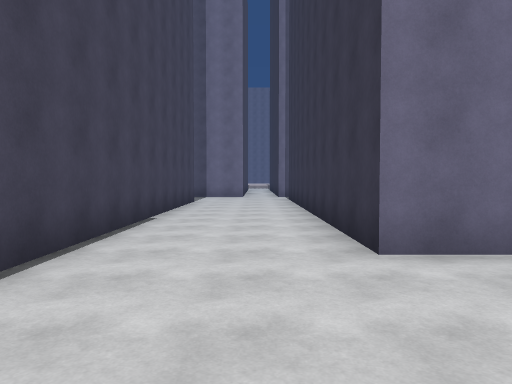
[1] (above)

24 first-person views from a walk through a scene from a Unity 3-D project. The camera is 1.5 m above the floor, tilts 2° down and sees 70° across. The floor is counted in squares, 2 m on a side. Each view is taken from the middle of a square. On the plan, view 1 faces up. The plan holds only what a view shows up to about 11 squares ahead; the rest is blank. The place goes on beyond the plan. The player character is not drawn.

[2]
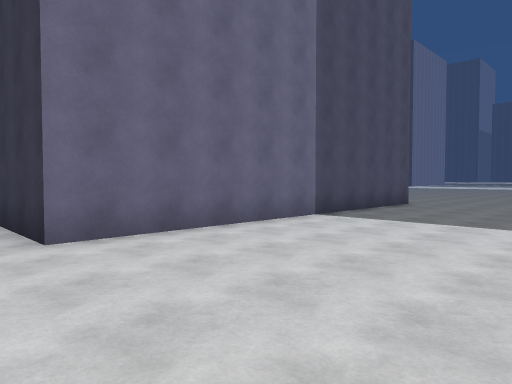

[3]
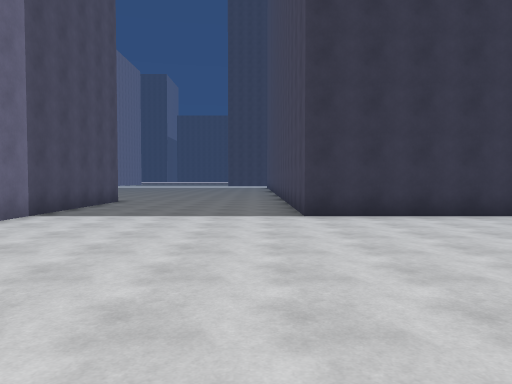

[4]
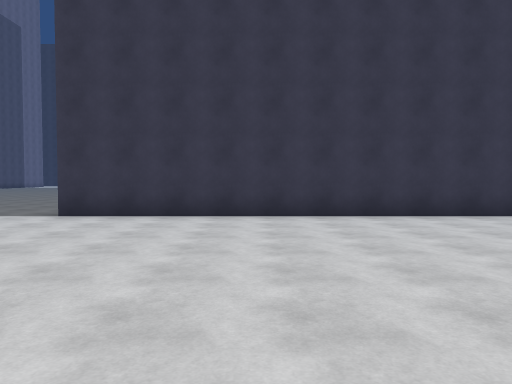

[5]
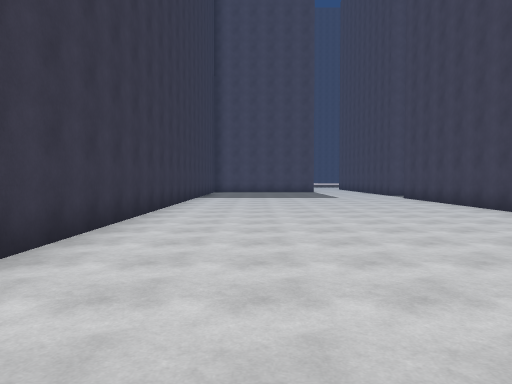

[6]
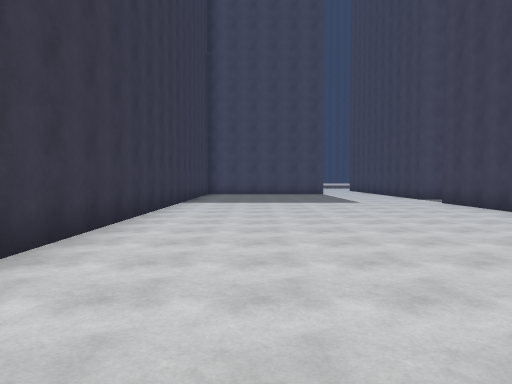

[7]
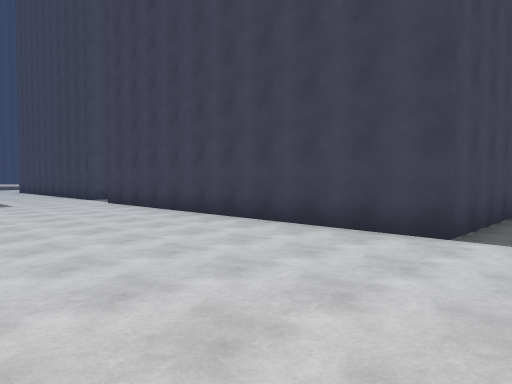

[8]
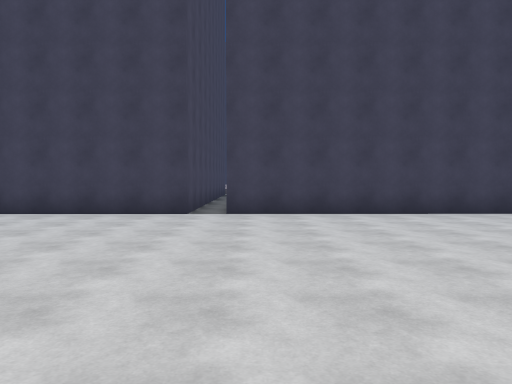

[9]
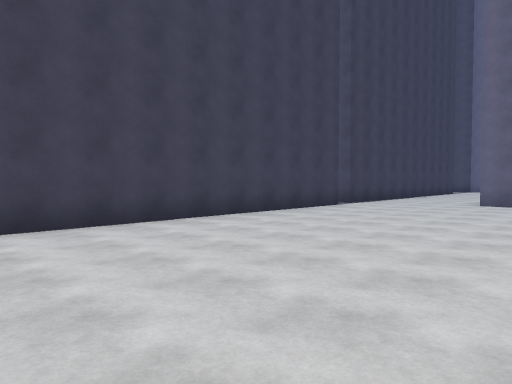

[10]
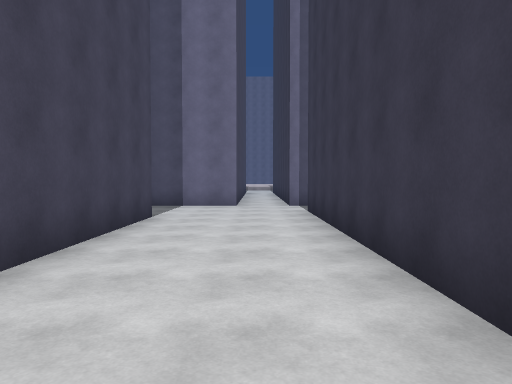

[11]
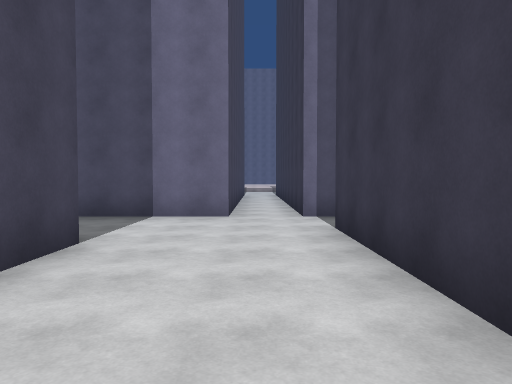

[12]
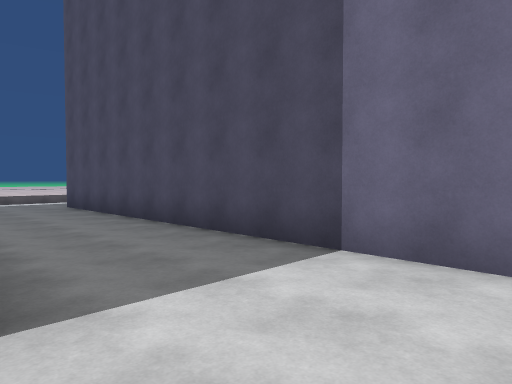

[13]
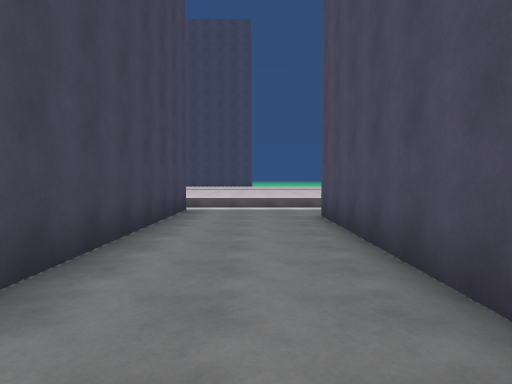

[14]
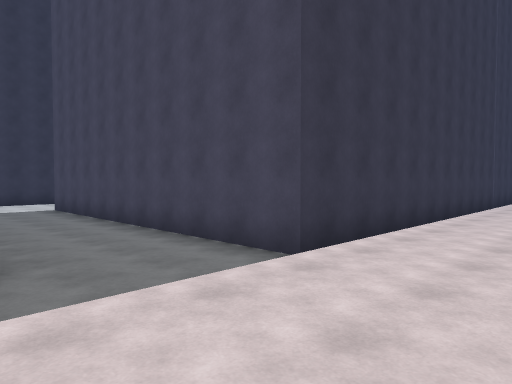

[15]
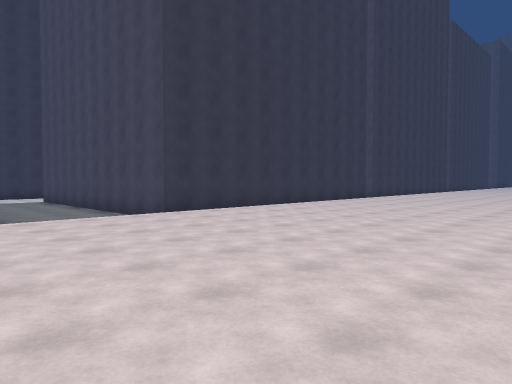

[16]
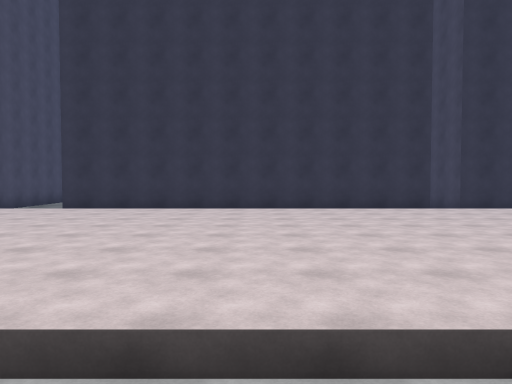

[17]
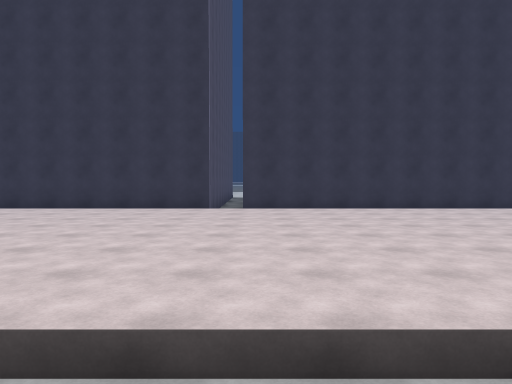

[18]
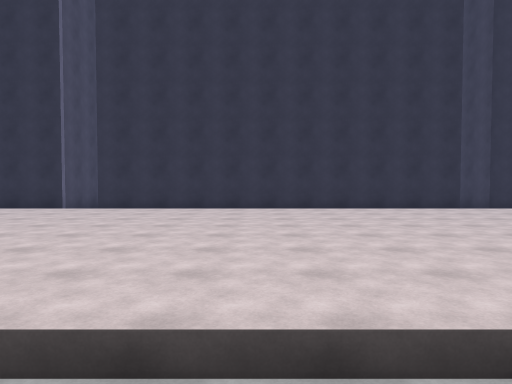

[19]
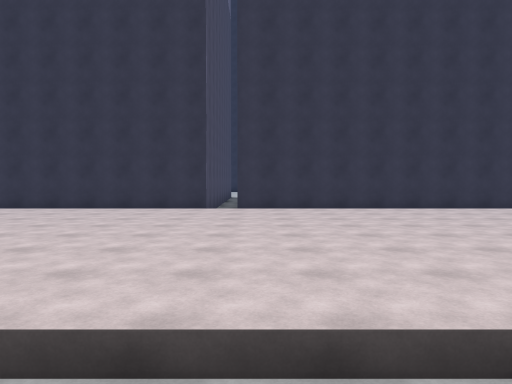

[20]
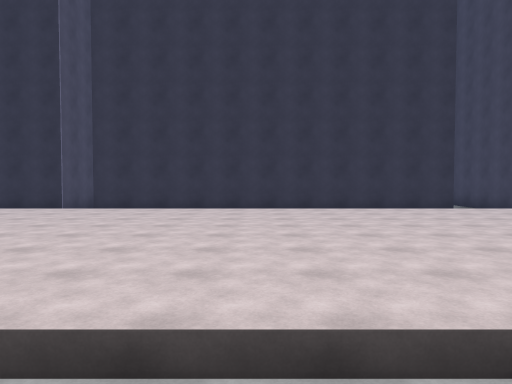

[21]
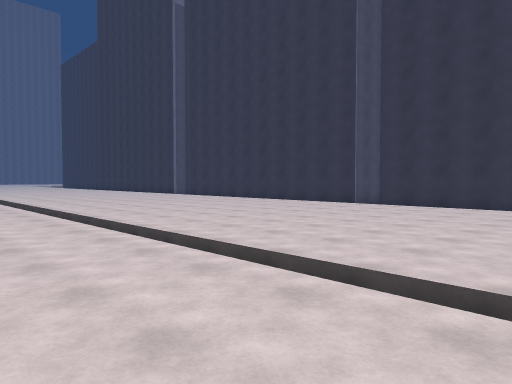

[22]
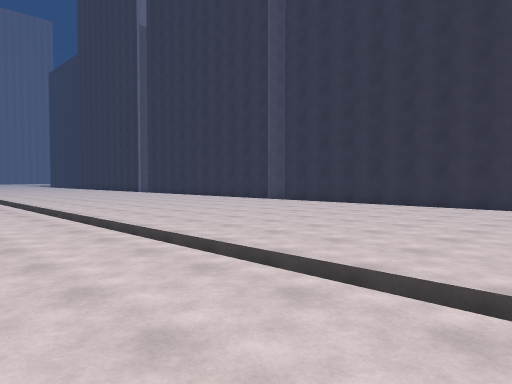

[23]
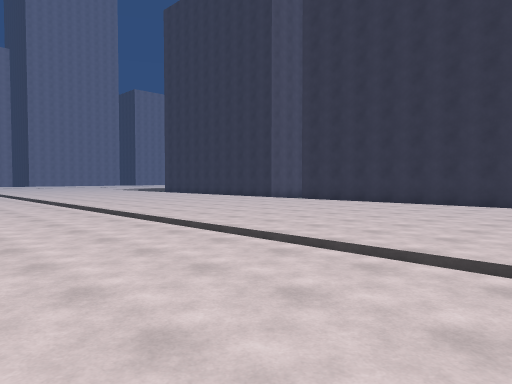

[24]
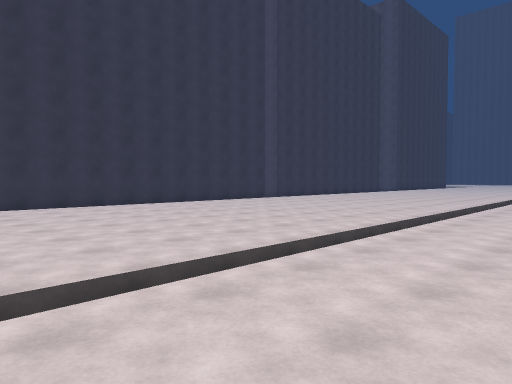

### Floor plan
Key: @ floor where view 1 was taken; # wall or solid block; . main floor; - floor 0.5 m lower than the main floor; / step, stairs or slope.
Columns run from 24 left of view 1 to 11 right of it. Each row starts with its distance up from view 1.
 17     /...               #-#
 16   ../.......- ##########-##
 15   ../.......--------------
 14   ../.......--------------
 13   ../.......--------------#
 12   ../.......###########---#
 11  .../.......#         #---#
 10  .../.......#         #---#
  9  .../.......#         #---#
  8  .../.......#         #---#
  7  .../.......#         #---#
  6 ..../.......#         #---#
  5 ..../.......#         #---#
  4 ..../.......#         #---##########
  3 ..../.......##        #-------------
  2  .../.......          --------------
  1  .../.......##        #-------------
  0  .../.......#         #-@----------
 -1   ../.......#         #------------
 -2   ../.......#         #--------####
 -3   ../.......#         #--------#
 -4   ../.......#         #--------#
 -5   ../.......#         #--------#
 -6    ./.......#         #--------#
 -7   ../.......#         #--------#
 -8   ../.......##        #--------#
 -9   ../.......       ------------#
-10   ../.......##     ####--------#
-11   ../.......#         #--------#
-12  .../.......#         #--------#
-13  .../.......#         #--------#
-14  .../.......#         #--------#
-15  .../.......#         #--------#
-16  .../.......#         #--------#
-17  .../.......#         #--------#
-18  .../.......#         #--------#
-19  .../    ...#         #--------#

Where each view was taken, in squares from view 1:
view 1: 0 up, 0 right, facing up
view 2: 1 down, 0 right, facing up-right
view 3: 1 down, 1 left, facing right
view 4: 6 down, 1 left, facing right
view 5: 5 down, 4 right, facing down
view 6: 8 down, 4 right, facing down
view 7: 8 down, 3 right, facing down-left
view 8: 8 down, 6 right, facing left
view 9: 8 down, 4 right, facing up-left
view 10: 5 up, 0 right, facing up
view 11: 8 up, 0 right, facing up
view 12: 12 up, 0 right, facing up-left
view 13: 14 up, 3 left, facing left
view 14: 16 up, 15 left, facing down-right
view 15: 17 up, 20 left, facing down-right
view 16: 7 up, 22 left, facing right
view 17: 1 up, 22 left, facing right
view 18: 3 down, 22 left, facing right
view 19: 10 down, 22 left, facing right
view 20: 14 down, 22 left, facing right
view 21: 15 down, 23 left, facing up-right
view 22: 19 down, 23 left, facing up-right
view 23: 3 up, 24 left, facing up-right
view 24: 3 up, 23 left, facing down-right
